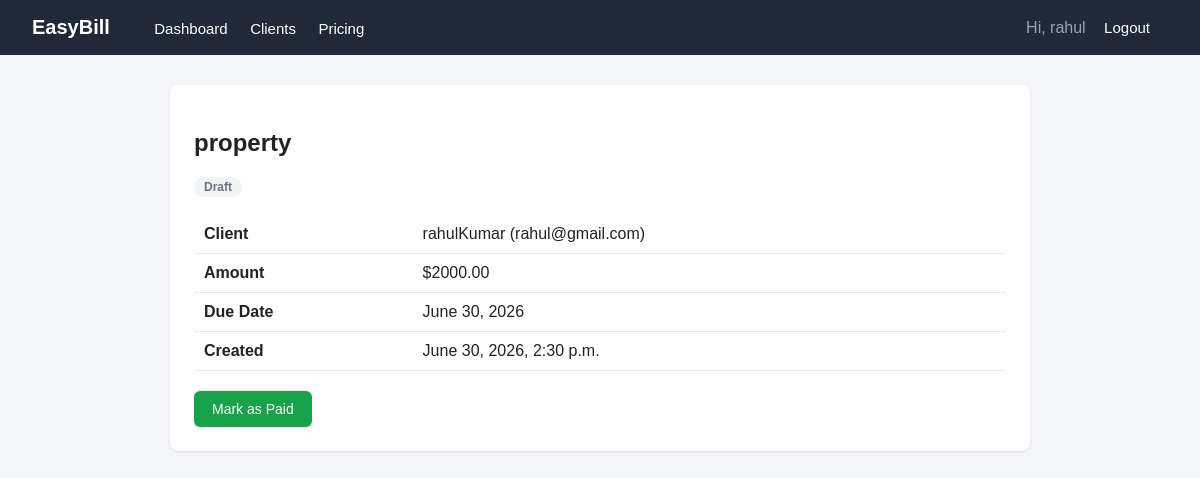
Page /invoices/2/ (signed in) on the committed database.
### invoices/models.py (models this page shows, shortened)
class Invoice(models.Model):
    STATUS_DRAFT = 'draft'
    STATUS_SENT = 'sent'
    STATUS_PAID = 'paid'
    STATUS_CHOICES = [
        (STATUS_DRAFT, 'Draft'),
        (STATUS_SENT, 'Sent'),
        (STATUS_PAID, 'Paid'),
    ]
    owner = models.ForeignKey(User, on_delete=models.CASCADE)
    client = models.ForeignKey(Client, on_delete=models.CASCADE)
    title = models.CharField(max_length=200, help_text="e.g. 'Website redesign work'")
    amount = models.DecimalField(max_digits=10, decimal_places=2)
    status = models.CharField(max_length=10, choices=STATUS_CHOICES, default=STATUS_DRAFT)
    created_at = models.DateTimeField(auto_now_add=True)
    due_date = models.DateField()

class Client(models.Model):
    owner = models.ForeignKey(User, on_delete=models.CASCADE)
    name = models.CharField(max_length=200)
    email = models.EmailField()
    created_at = models.DateTimeField(auto_now_add=True)

### invoices/views.py (the view)
# urls.py: path('invoices/<int:invoice_id>/', views.invoice_detail_page, name='invoice_detail'),
@login_required
def invoice_detail_page(request, invoice_id):
    invoice = get_object_or_404(Invoice, id=invoice_id, owner=request.user)
    return render(request, 'invoices/invoice_detail.html', {'invoice': invoice})

### invoices/templates/invoices/invoice_detail.html (shortened to what this page needs)
{% extends 'invoices/base.html' %}
{% block content %}
<div class="card">
    <h2>{{ invoice.title }}</h2>
    <span class="badge badge-{{ invoice.status }}">{{ invoice.get_status_display }}</span>
    <table style="margin-top:18px;">
        <tr><th>Client</th><td>{{ invoice.client.name }} ({{ invoice.client.email }})</td></tr>
        <tr><th>Amount</th><td>${{ invoice.amount }}</td></tr>
        <tr><th>Due Date</th><td>{{ invoice.due_date }}</td></tr>
        <tr><th>Created</th><td>{{ invoice.created_at }}</td></tr>
    </table>
    {% if invoice.status != 'paid' %}
    <form method="POST" action="{% url 'mark_invoice_paid' invoice.id %}" style="margin-top:20px;">
        <button type="submit" class="btn btn-green">Mark as Paid</button>
    </form>
    {% endif %}
</div>
{% endblock %}

### invoices/templates/invoices/base.html (shortened to what this page needs)
<!DOCTYPE html>
<html lang="en">
<head>
</head>
<body>
<nav>
    <div>
        <a href="{% url 'home' %}" class="brand">EasyBill</a>
        {% if user.is_authenticated %}
            <a href="{% url 'dashboard' %}">Dashboard</a>
            <a href="{% url 'client_list' %}">Clients</a>
            <a href="{% url 'pricing' %}">Pricing</a>
        {% else %}
            <a href="{% url 'pricing' %}">Pricing</a>
        {% endif %}
    </div>
    <div>
        {% if user.is_authenticated %}
            <span style="color:#9ca3af; margin-right:14px;">Hi, {{ user.username }}</span>
            <a href="{% url 'logout' %}">Logout</a>
        {% else %}
            <a href="{% url 'login' %}">Login</a>
            <a href="{% url 'signup' %}">Sign Up</a>
        {% endif %}
    </div>
</nav>
<div class="container">
    {% block content %}
    {% endblock %}
</div>
</body>
</html>

### invoices/templates/invoices/base.html (style rules this page uses)
* { box-sizing: border-box; }
body { font-family: Arial, Helvetica, sans-serif; margin: 0; background: #f5f6fa; color: #222; }
nav { background: #1f2937; padding: 16px 32px; display: flex; justify-content: space-between; align-items: center; }
nav a { color: #fff; text-decoration: none; margin-right: 18px; font-size: 15px; }
nav a.brand { font-weight: bold; font-size: 20px; margin-right: 40px; }
.container { max-width: 900px; margin: 30px auto; padding: 0 20px; }
.card { background: #fff; border-radius: 8px; padding: 24px; box-shadow: 0 1px 3px rgba(0,0,0,0.1); margin-bottom: 20px; }
.btn { display: inline-block; background: #2563eb; color: #fff; padding: 10px 18px; border-radius: 6px; text-decoration: none; border: none; font-size: 14px; cursor: pointer; }
.btn-green { background: #16a34a; }
table { width: 100%; border-collapse: collapse; }
th, td { text-align: left; padding: 10px; border-bottom: 1px solid #e5e7eb; }
.badge { display: inline-block; padding: 3px 10px; border-radius: 12px; font-size: 12px; font-weight: bold; }
.badge-draft { background: #f3f4f6; color: #6b7280; }

### rows in the picture
Invoice: title "property", status "Draft", client.name "rahulKumar", client.email "rahul@gmail.com", amount "2000.00", due_date "June 30, 2026", created_at "June 30, 2026, 2:30 p.m."

### other values in the picture
{{ user.username }} "rahul"
